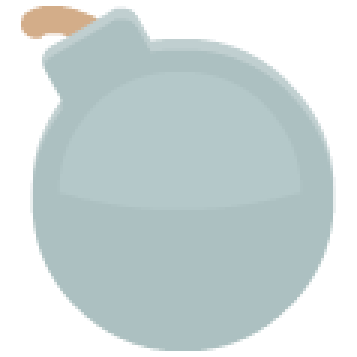
#> input picture Assets/_Game/Art/SpecialItems/Bomb/Bomb.png, 119 x 119 px, found by its file name (shown 3 times larger)
$ python build_art.py
#> lines starting #> are read from the running program, lines starting #| are printed output that depends on the picture
#!/usr/bin/env python3
"""
Assembles Assets/_Game/ArtNew from the CC0 Kenney packs in kenney_images/.
Re-runnable: every output is derived, nothing is hand-edited.
  python3 tools/build_art.py
"""
from PIL import Image, ImageDraw, ImageFilter
import os, sys

ROOT = os.path.dirname(os.path.dirname(os.path.abspath(__file__)))
K = os.path.join(ROOT, 'kenney_images')
OUT = os.path.join(ROOT, 'Assets', '_Game', 'Art')

PUZ = os.path.join(K, 'kenney_puzzle-pack-2', 'PNG')
PLAT = os.path.join(K, 'kenney_platformer-pack-remastered', 'PNG')
UI = os.path.join(K, 'kenney_ui-pack', 'PNG')
PART = os.path.join(K, 'kenney_particle-pack', 'PNG (Transparent)')

COLORS = {'red': 'Red', 'green': 'Green', 'blue': 'Blue', 'yellow': 'Yellow'}

def load(p): return Image.open(p).convert('RGBA')
def save(im, rel):
    p = os.path.join(OUT, rel); os.makedirs(os.path.dirname(p), exist_ok=True); im.save(p); print('  ', rel, im.size)
def trim(im, pad=2):
    """Crop transparent margins (Kenney items sit inside a 128px frame with empty borders); keep square."""
    box = im.getchannel('A').getbbox()
    if not box: return im
    l, t, r, b = box; w, h = r - l, b - t; side = max(w, h) + 2 * pad
    out = Image.new('RGBA', (side, side), (0, 0, 0, 0))
    out.alpha_composite(im.crop(box), ((side - w) // 2, (side - h) // 2)); return out

def fit(im, size):
    im = im.copy(); im.thumbnail((size, size), Image.LANCZOS); return im
def center_paste(base, top, dy=0):
    base = base.copy()
    x = (base.width - top.width) // 2; y = (base.height - top.height) // 2 + dy
    base.alpha_composite(top, (x, y)); return base

# ---------- derived drawings ----------
def draw_rocket(w=72, h=150):
    """Flat-style rocket pointing UP in Kenney's palette."""
    s = 4; W, H = w * s, h * s                        # draw big, downsample for smooth edges
    im = Image.new('RGBA', (W, H), (0, 0, 0, 0)); d = ImageDraw.Draw(im)
    body = (0.22 * W, 0.26 * H, 0.78 * W, 0.86 * H)
    red, dark, grey, light, blue = (231, 76, 60, 255), (160, 50, 40, 255), (220, 222, 225, 255), (245, 246, 247, 255), (52, 152, 219, 255)
    # fins
    d.polygon([(0.22 * W, 0.62 * H), (0.02 * W, 0.92 * H), (0.22 * W, 0.86 * H)], fill=red)
    d.polygon([(0.78 * W, 0.62 * H), (0.98 * W, 0.92 * H), (0.78 * W, 0.86 * H)], fill=red)
    # body + nose
    d.rounded_rectangle(body, radius=0.18 * W, fill=light, outline=grey, width=s * 2)
    d.polygon([(0.22 * W, 0.30 * H), (0.5 * W, 0.02 * H), (0.78 * W, 0.30 * H)], fill=red)
    # stripe + window + nozzle
    d.rectangle((0.22 * W, 0.46 * H, 0.78 * W, 0.52 * H), fill=red)
    d.ellipse((0.36 * W, 0.56 * H, 0.64 * W, 0.56 * H + 0.28 * W), fill=blue, outline=grey, width=s * 2)
    d.polygon([(0.34 * W, 0.86 * H), (0.66 * W, 0.86 * H), (0.6 * W, 0.98 * H), (0.4 * W, 0.98 * H)], fill=dark)
    return im.resize((w, h), Image.LANCZOS)

def gradient_bg(w=1080, h=1920, top=(44, 82, 150), bottom=(16, 22, 46)):
    """Vertical gradient with a soft glow where the title sits and faint diagonal bands for texture."""
    import math
    im = Image.new('RGBA', (w, h)); px = im.load()
    gx, gy, gr = w * 0.5, h * 0.30, w * 0.75
    for y in range(h):
        t = y / (h - 1)
        base = [top[i] * (1 - t) + bottom[i] * t for i in range(3)]
        for x in range(w):
            d = math.hypot(x - gx, y - gy) / gr
            glow = max(0.0, 1 - d) ** 2 * 70                       # warm light behind the title
            band = 6 if ((x + y) // 90) % 2 == 0 else 0            # very subtle diagonal stripes
            px[x, y] = (int(min(255, base[0] + glow + band)), int(min(255, base[1] + glow * 0.9 + band)), int(min(255, base[2] + glow * 0.6 + band)), 255)
    return im

def crops(im, n, size):
    """n random-ish square chunks of a sprite, used as debris particles."""
    out = []; W, H = im.size
    pts = [(0.15, 0.15), (0.6, 0.2), (0.3, 0.6), (0.65, 0.65), (0.4, 0.4), (0.1, 0.55), (0.7, 0.4), (0.25, 0.3), (0.55, 0.5), (0.45, 0.7)]
    for i in range(n):
        fx, fy = pts[i % len(pts)]; cw = int(W * 0.3)
        x, y = int(fx * (W - cw)), int(fy * (H - cw))
        out.append(fit(im.crop((x, y, x + cw, y + cw)), size))
    return out

def main():
    print('->', OUT)
    # ---- cubes: beveled square tiles, hint states with an icon on top ----
    rocket_icon = draw_rocket(34, 70)
#> in draw_rocket, `im = Image.new('RGBA', (W, H), (0, 0, 0, 0))`: im: PIL image 136x280 RGBA; every value is 0
#> in draw_rocket, `return im.resize((w, h), Image.LANCZOS)`:
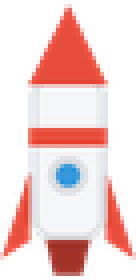
#> returned value: PIL image 34x70 RGBA (shown 4 times larger); mean R, G, B, A 135.6, 90.1, 87.4, 121; transparent parts drawn white
    bomb = trim(load(os.path.join(PLAT, 'Tiles', 'bomb.png')))
#> in load, returned value is the input picture: PIL image 119x119 RGBA; mean R, G, B, A 114.6, 126.5, 126.6, 162.4
#> in trim, `box = im.getchannel('A').getbbox()`: box = (7, 2, 112, 117)
#> in trim, `l, t, r, b = box`: l = 7; t = 2; r = 112; b = 117
#> in trim, `w, h = (r - l, b - t)`: w = 105; h = 115
#> in trim, `side = max(w, h) + 2 * pad`: side = 119
#> in trim, `out = Image.new('RGBA', (side, side), (0, 0, 0, 0))`: out: PIL image 119x119 RGBA; every value is 0
    for key, name in COLORS.items():
        tile = load(os.path.join(PUZ, f'Tiles {key}', f'tile{name}_01.png'))
        save(tile, f'Cubes/DefaultState/{key}.png')
        save(center_paste(tile, rocket_icon), f'Cubes/RocketState/{key}_rocket.png')
        save(center_paste(tile, fit(bomb, int(tile.width * 0.55))), f'Cubes/BombState/{key}_bomb.png')
        star = load(os.path.join(PUZ, f'Tiles {key}', f'tile{name}_08.png'))
        save(fit(star, 40), f'Cubes/Particles/particle_{key}.png')

    # ---- rocket: generated, vertical + horizontal, and the four flying halves ----
    v = draw_rocket(); save(v, 'SpecialItems/Rocket/vertical_rocket.png')
    h = v.rotate(-90, expand=True); save(h, 'SpecialItems/Rocket/horizontal_rocket.png')
    half = v.height // 2
    save(v.crop((0, 0, v.width, half)), 'SpecialItems/Rocket/vertical_rocket_part_top.png')
    save(v.crop((0, half, v.width, v.height)), 'SpecialItems/Rocket/vertical_rocket_part_bottom.png')
    halfw = h.width // 2
    save(h.crop((0, 0, halfw, h.height)), 'SpecialItems/Rocket/horizontal_rocket_part_left.png')
    save(h.crop((halfw, 0, h.width, h.height)), 'SpecialItems/Rocket/horizontal_rocket_part_right.png')
    save(fit(load(os.path.join(PART, 'smoke_05.png')), 128), 'SpecialItems/Rocket/Particles/particle_smoke.png')
    save(fit(load(os.path.join(PART, 'star_06.png')), 96), 'SpecialItems/Rocket/Particles/particle_star.png')

    # ---- Bomb ----
    save(bomb, 'SpecialItems/Bomb/Bomb.png')
    save(fit(load(os.path.join(PART, 'smoke_03.png')), 96), 'SpecialItems/Bomb/Particles/particle_bomb_01.png')
    save(fit(load(os.path.join(PART, 'smoke_08.png')), 96), 'SpecialItems/Bomb/Particles/particle_bomb_02.png')

    # ---- obstacles ----
    rock = trim(load(os.path.join(PLAT, 'Tiles', 'rock.png'))); save(rock, 'Obstacles/Rock/rock.png')
    for i, c in enumerate(crops(rock, 3, 36), 1): save(c, f'Obstacles/Rock/Particles/particle_rock_0{i}.png')

    crate = trim(load(os.path.join(PLAT, 'Tiles', 'boxCrate.png'))); cracked = trim(load(os.path.join(PLAT, 'Tiles', 'boxCrate_single.png')))
    save(crate, 'Obstacles/Crate/crate_01.png'); save(cracked, 'Obstacles/Crate/crate_02.png')
    for i, c in enumerate(crops(crate, 3, 36), 1): save(c, f'Obstacles/Crate/Particles/particle_crate_0{i}.png')

    doors = trim(load(os.path.join(PLAT, 'Tiles', 'boxCoin.png'))); bg = trim(load(os.path.join(PLAT, 'Tiles', 'boxCoin_disabled.png')))
    coin = trim(load(os.path.join(PLAT, 'Items', 'coinGold.png')))
    save(doors, 'Obstacles/Chest/ChestDoors.png'); save(bg, 'Obstacles/Chest/ChestBg.png'); save(coin, 'Obstacles/Chest/Coin.png')
    for i, c in enumerate(crops(bg, 5, 36), 1): save(c, f'Obstacles/Chest/Particles/BaseParticles/chest_particle_0{i}.png')
    for i, c in enumerate(crops(doors, 4, 36), 1): save(c, f'Obstacles/Chest/Particles/DoorParticles/chest_door_particle_0{i}.png')

    # ---- UI (Kenney UI pack, "Double" = 2x resolution) ----
    def ui(color, name): return load(os.path.join(UI, color, 'Double', name))
    save(ui('Grey', 'button_square_border.png'), 'UI/Gameplay/Popup/popup_base.png')
    save(ui('Blue', 'button_rectangle_depth_gradient.png'), 'UI/Gameplay/Popup/popup_ribbon.png')
    close = ui('Red', 'button_round_depth_gradient.png'); cross = ui('Grey', 'icon_outline_cross.png')
    save(center_paste(close, fit(cross, int(close.width * 0.5)), dy=-3), 'UI/Gameplay/Popup/close_button.png')
    save(trim(ui('Yellow', 'star.png')), 'UI/Gameplay/Celebration/star.png')
    save(fit(load(os.path.join(PART, 'star_06.png')), 128), 'UI/Gameplay/Celebration/Particles/additive_particle_star.png')
    save(trim(ui('Green', 'icon_checkmark.png')), 'UI/Gameplay/Top/goal_check.png')
    save(ui('Blue', 'button_rectangle_depth_flat.png'), 'UI/Gameplay/Top/panel.png')          # top bar background (9-slice)
    save(ui('Grey', 'button_square_flat.png'), 'UI/Gameplay/Top/slot.png')                   # goal / moves boxes (9-slice)
    save(ui('Grey', 'button_square_border.png'), 'UI/Gameplay/grid_background.png')           # board frame (9-slice)
    save(ui('Green', 'button_rectangle_depth_gradient.png'), 'UI/Menu/button_full.png')
    save(ui('Green', 'button_rectangle_gradient.png'), 'UI/Menu/button_frame_full.png')       # pressed look
    save(gradient_bg(), 'Menu/background.png')
    print('done')

if __name__ == '__main__':
#> (the run stopped early here; a loop or call above may not have finished)
